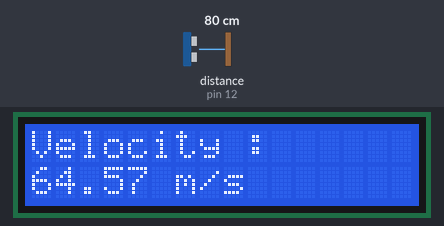
Simulated run of this sketch. Board: Arduino Uno, built with avr-gcc and run on an emulated ATmega328P. Parts: 16×2 character LCD. Wiring (inferred from the names in the program): ultrasonic range finder: trigger pin 13; echo pin 12. The test bench sets the inputs (shaded band); at power-on: distance to the obstacle (sensor on pin 12) 80 cm. The echo pulse lasts 58.3 µs per cm; what the sketch prints to the serial monitor is not drawn.

Above: at 1.2 s.
1.3 s: distance to the obstacle (sensor on pin 12) set to 18 cm
At 2.3 s:
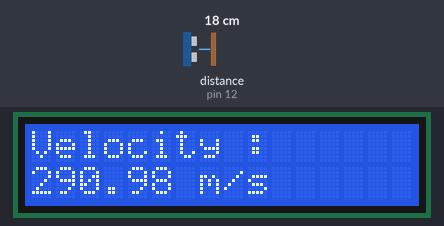
4.0 s: distance to the obstacle (sensor on pin 12) set to 2 cm
At 4.7 s:
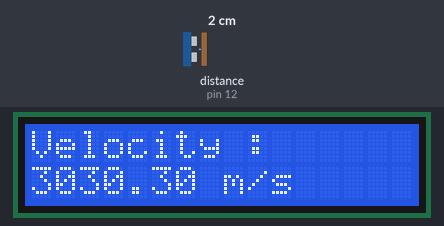
6.4 s: distance to the obstacle (sensor on pin 12) set to 4 cm
At 7.0 s:
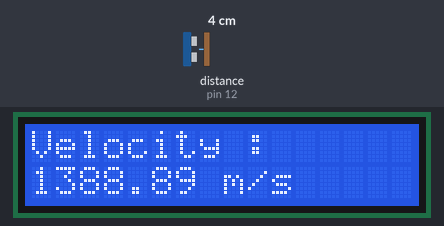
Timing chart, 0 to 9.4 s (numbered marks = the images above; inputs shaded):
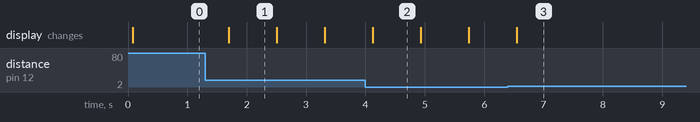

Measured:
- after the input at 1.3 s, the display: changes after 0.40 s (image 1)
- after the input at 4.0 s, the display: changes after 0.12 s (image 2)
- after the input at 6.4 s, the display: changes after 0.15 s (image 3)
- what the display in image 1 shows lasts 0.8 s, from 1.7 s to 2.5 s

The sketch:

Lesson-19_20_speed.ino
```cpp
#include <LiquidCrystal.h>
LiquidCrystal LCD(10,9,5,4,3,2);

int trigPin = 13;
int echoPin = 12;

float echoTime;
float distance = 0.15; //In centimeters
float speedSound; //In meters per second

void setup() {
  LCD.begin(16,2);
  LCD.setCursor(0,0);
  LCD.print("Velocity :");

  Serial.begin(9600);
  pinMode(trigPin,OUTPUT);
  pinMode(echoPin,INPUT);

}

void loop() {
  digitalWrite(trigPin,LOW);
  delay(2);
  digitalWrite(trigPin,HIGH);
  delayMicroseconds(10);
  digitalWrite(trigPin,LOW);
  echoTime = pulseIn(echoPin,HIGH);
  echoTime = echoTime / 1000000.00;
  speedSound = 2.0 * distance / (echoTime);
  Serial.println(speedSound);
  LCD.setCursor(0,1);
  LCD.print("                ");
  LCD.setCursor(0,1);
  LCD.print(speedSound);
  LCD.print(" m/s");
  Serial.println(speedSound);
  delay(800);


}
```
